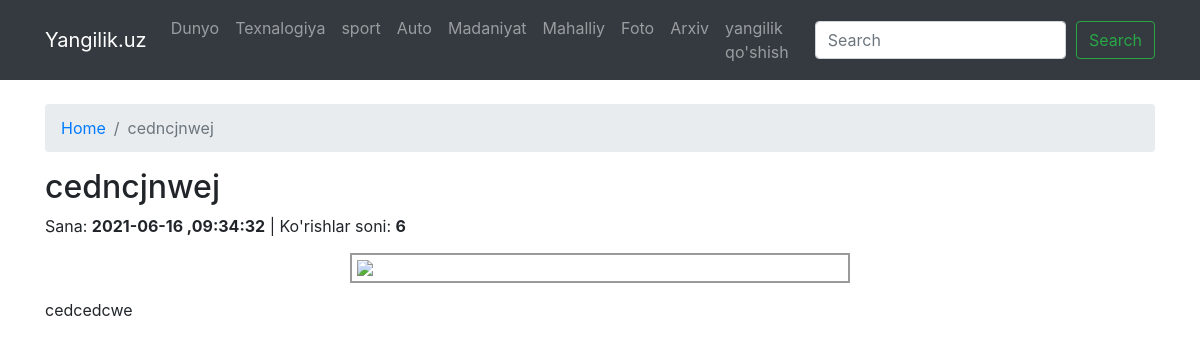
Page /cedncjnwej/ on the committed database.
### models.py (models this page shows, shortened)
class Category(db.Model):
    id=db.Column('ID', db.Integer,primary_key=True)
    name=db.Column('Kategoriyalar nomi', db.String(255))

class News(db.Model):
    id = db.Column('ID', db.Integer, primary_key = True)
    title = db.Column('Sarlavha', db.String(255))
    slug = db.Column("Slug",db.String(255))
    content = db.Column('Mazmuni', db.Text)
    datetime = db.Column('Sana', db.DateTime, default=datetime.now)
    views = db.Column("Ko'rishlar soni", db.Integer, default=0)
    is_published=db.Column("chop etilishi", db.Boolean)
    photo=db.Column("Muqova rasmi", db.String(255),nullable=True)
    cat_id=db.Column(db.Integer,db.ForeignKey("category.ID"))

### News_vews.py (the view)
@app.route("/<string:slug>/")
def single_news_view(slug):
    single_news = News.query.filter_by(slug=slug).first_or_404()
    if single_news.views is None:
        single_news.views=0
    single_news.views=single_news.views+1
    db.session.commit()
    return render_template("client/single-news.html", yangilik=single_news)

### Context.py (called while the page is built)
@app.context_processor
def category_context_manager():
    cats=Category.query.all()
    return {"kategoriyalar": cats}

### templates/client/single-news.html (shortened to what this page needs)
{% extends "client/base.html" %}
{% block main %}
  <div class="container mt-4">
    <ol class="breadcrumb">
      <li class="breadcrumb-item"><a href="{{ url_for('all_news_view') }}">Home</a></li>
      <li class="breadcrumb-item active" aria-current="page">{{yangilik.title}}</li>
    </ol>
    <h2>{{yangilik.title}}</h2>
    <div>
      {% if yangilik.datetime %}
      <span>Sana: <b>{{yangilik.datetime.strftime('%Y-%m-%d ,%H:%M:%S') }}</b></span>
      {% endif %}
      {% if yangilik.datetime and yangilik.views %}
      <span>|</span>
      {% endif %}
      {% if yangilik.views %}
      <span>Ko'rishlar soni: <b>{{yangilik.views}}</b></span>
      {% endif %}
    </div>
    <div style="display: flex; flex-direction: row; align-items: center; justify-content: center;">
      <img src="{{url_for('static', filename='uploads/images/') ~ yangilik.photo|safe}}" style="width: 500px; object-fit: cover; margin:15px; border: 2px solid rgba(51,51,51,0.493);padding: 5px;">
    </div>
    <p>{{yangilik.content}}</p>
  </div>
  {% endblock main%}

### templates/client/base.html (shortened to what this page needs)
<!DOCTYPE html>
<html lang="en">
<head>
    <link rel="stylesheet" href="https://maxcdn.bootstrapcdn.com/bootstrap/4.0.0/css/bootstrap.min.css"
>
</head>
<body>
    <nav class="navbar navbar-expand-lg navbar-dark bg-dark">
        <div class="container">
            <a class="navbar-brand" href="{{ url_for('all_news_view') }}">Yangilik.uz</a>
            <div class="collapse navbar-collapse" id="navbarSupportedContent">
                <ul class="navbar-nav mr-auto">
                    {% for kat in kategoriyalar %}
                    <li class="nav-item ">
                        <a class="nav-link" href="{{ url_for('all_news_view',category=kat.id) }}"> {{kat.name}}</a>
                    </li>
                    {% endfor %}
                    <li class="nav-item">
                        <a class="nav-link" href="{{url_for('add_news_view')}}">yangilik qo'shish</a>
                    </li>
                </ul>
            </div>
            <form class="d-flex" method="get" action="{{ url_for('all_news_view') }}">
                <input class="form-control me-2" type="search"
                placeholder="Search" aria-label="Search"
                style="margin-right:10px;" name="soz"
                valvue="{% if qidirilgan_soz %} {{qidirilgan_soz}} {% endif %}"/>
                <button class="btn btn-outline-success" type="submit">Search</button>
            </form>
        </div>
    </nav>
    {% block main %}
    {% endblock main%}
</body>
</html>

### rows in the picture
Category: name "Dunyo"
Category: name "Texnalogiya"
Category: name "sport"
Category: name "Auto"
Category: name "Madaniyat"
Category: name "Mahalliy"
Category: name "Foto"
Category: name "Arxiv"
News: title "cedncjnwej", datetime "2021-06-16 ,09:34:32", views "6", content "cedcedcwe"
